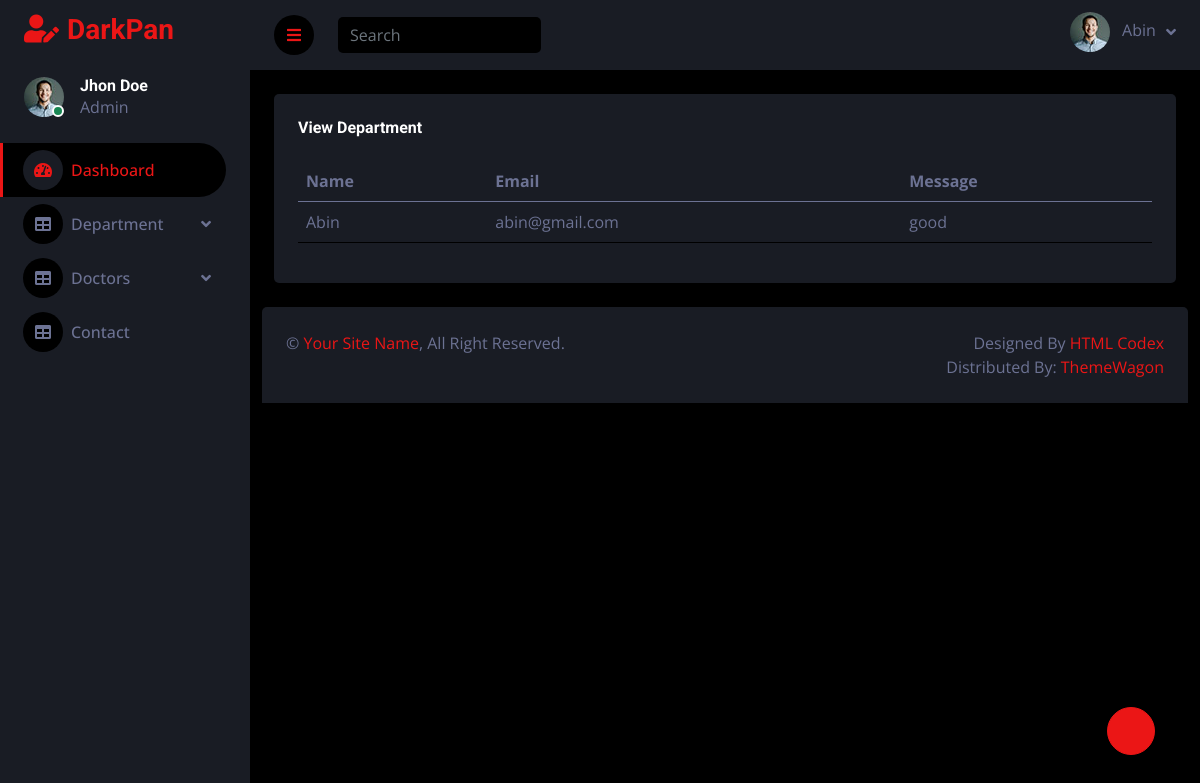
Screenshot of /hospital/contact_data/ (signed in) with the database file from the repository.
### webapp/models.py (models this page shows)
class ContactDb(models.Model):
    Name = models.CharField(max_length=100,unique=True)
    Email = models.EmailField(null=True,blank=True)
    Message = models.TextField(null=True,blank=True)

### hospitalapp/views.py (the view)
# urls.py: path('contact_data/',views.contact_data,name='contact_data'),
def contact_data(request):
    data = ContactDb.objects.all()
    return render(request,'Contact_Data.html',{'data':data})

### hospitalapp/templates/Contact_Data.html (shortened to what this page needs)
<!DOCTYPE html>
{% extends 'dashboard.html' %}
{% block content %}
<html lang="en">
<head>
</head>
<body>
  <div class="container-fluid pt-4 px-4">
                <div class="row g-4">
                    <div class="col-sm-12 col-xl-12">
                        <div class="bg-secondary rounded h-100 p-4">
                            <h6 class="mb-4">View Department</h6>
                            <table class="table table-hover">
                                <thead>
                                    <tr>
                                        <th scope="col">Name</th>
                                        <th scope="col">Email</th>
                                        <th scope="col">Message</th>
                                    </tr>
                                </thead>
                              <tbody>
                                  {% for i in data %}
                                    <tr>
                                        <td>{{ i.Name }}</td>
                                        <td>{{ i.Email }}</td>
                                        <td>{{ i.Message }}</td>
                                    </tr>
                                  {% endfor %}
                              </tbody>
                            </table>
                        </div>
                    </div>
                </div>
            </div>
</body>
</html>
{% endblock %}

### hospitalapp/templates/dashboard.html (shortened to what this page needs)
<!DOCTYPE html>
{% load static %}
<html lang="en">
<head>
    <link href="https://cdnjs.cloudflare.com/ajax/libs/font-awesome/5.10.0/css/all.min.css" rel="stylesheet">
    <link href="https://cdn.jsdelivr.net/npm/bootstrap-icons@1.4.1/font/bootstrap-icons.css'" rel="stylesheet">
    <link href="{% static 'assets/lib/owlcarousel/assets/owl.carousel.min.css' %}" rel="stylesheet">
    <link href="{% static 'assets/lib/tempusdominus/css/tempusdominus-bootstrap-4.min.css' %}" rel="stylesheet" />
    <link href="{% static 'assets/css/bootstrap.min.css' %}" rel="stylesheet">
    <link href="{% static 'assets/css/style.css' %}" rel="stylesheet">
</head>
<body>
    <div class="container-fluid position-relative d-flex p-0">
        <div class="sidebar pe-4 pb-3">
            <nav class="navbar bg-secondary navbar-dark">
                <a href="index.html" class="navbar-brand mx-4 mb-3">
                    <h3 class="text-primary"><i class="fa fa-user-edit me-2"></i>DarkPan</h3>
                </a>
                <div class="d-flex align-items-center ms-4 mb-4">
                    <div class="position-relative">
                        <img class="rounded-circle" src="img/user.jpg" alt="" style="width: 40px; height: 40px;">
                        <div class="bg-success rounded-circle border border-2 border-white position-absolute end-0 bottom-0 p-1"></div>
                    </div>
                    <div class="ms-3">
                        <h6 class="mb-0">Jhon Doe</h6>
                        <span>Admin</span>
                    </div>
                </div>
                <div class="navbar-nav w-100">
                    <a href="index.html" class="nav-item nav-link active"><i class="fa fa-tachometer-alt me-2"></i>Dashboard</a>
                    <div class="nav-item dropdown">
                        <a href="#" class="nav-link dropdown-toggle" data-bs-toggle="dropdown"><i class="fa fa-table me-2"></i>Department</a>
                    </div>
                    <div class="nav-item dropdown">
                        <a href="#" class="nav-link dropdown-toggle" data-bs-toggle="dropdown"><i class="fa fa-table me-2"></i>Doctors</a>
                    </div>
                    <a href="{% url 'contact_data' %}" class="nav-item nav-link"><i class="fa fa-table me-2"></i>Contact</a>
                </div>
            </nav>
        </div>
        <div class="content">
            <nav class="navbar navbar-expand bg-secondary navbar-dark sticky-top px-4 py-0">
                <a href="#" class="sidebar-toggler flex-shrink-0">
                    <i class="fa fa-bars"></i>
                </a>
                <form class="d-none d-md-flex ms-4">
                    <input class="form-control bg-dark border-0" type="search" placeholder="Search">
                </form>
                <div class="navbar-nav align-items-center ms-auto">
                    <div class="nav-item dropdown">
                        <a href="#" class="nav-link dropdown-toggle" data-bs-toggle="dropdown">
                            <img class="rounded-circle me-lg-2" src="img/user.jpg" alt="" style="width: 40px; height: 40px;">
                            {% if request.session.username %}
                             <p class="d-none d-lg-inline-flex">{{ request.session.username }}</p>
                            {% endif %}
                        </a>
                    </div>
                </div>
            </nav>
          {% block content %}{% endblock %}
            <div class="container-fluid pt-4 px-12">
                <div class="bg-secondary rounded-top p-4">
                    <div class="row">
                        <div class="col-12 col-sm-6 text-center text-sm-start">
                            &copy; <a href="#">Your Site Name</a>, All Right Reserved.
                        </div>
                        <div class="col-12 col-sm-6 text-center text-sm-end">
                            Designed By <a href="https://htmlcodex.com">HTML Codex</a>
                            <br>Distributed By: <a href="https://themewagon.com" target="_blank">ThemeWagon</a>
                        </div>
                    </div>
                </div>
            </div>
        </div>
        <a href="#" class="btn btn-lg btn-primary btn-lg-square back-to-top"></a>
    </div>
</body>
</html>

### hospitalapp/static/assets/css/style.css (style rules this page uses)
:root { --primary: #EB1616; --secondary: #191C24; --light: #6C7293; --dark: #000000; }
.back-to-top { position: fixed; display: none; right: 45px; bottom: 45px; z-index: 99; }
.btn { transition: .5s; }
.btn-lg-square { width: 48px; height: 48px; }
.btn-square, .btn-sm-square, .btn-lg-square { padding: 0; display: inline-flex; align-items: center; justify-content: center; font-weight: normal; border-radius: 50px; }
.sidebar { position: fixed; top: 0; left: 0; bottom: 0; width: 250px; height: 100vh; overflow-y: auto; background: var(--secondary); transition: 0.5s; z-index: 999; }
.content { margin-left: 250px; min-height: 100vh; background: var(--dark); transition: 0.5s; }
@media (min-width: 992px) { .sidebar { margin-left: 0; } }
@media (min-width: 992px) { .content { width: calc(100% - 250px); } }
.sidebar .navbar .navbar-nav .nav-link { padding: 7px 20px; color: var(--light); font-weight: 500; border-left: 3px solid var(--secondary); border-radius: 0 30px 30px 0; outline: none; }
.sidebar .navbar .navbar-nav .nav-link:hover, .sidebar .navbar .navbar-nav .nav-link.active { color: var(--primary); background: var(--dark); border-color: var(--primary); }
.sidebar .navbar .navbar-nav .nav-link i { width: 40px; height: 40px; display: inline-flex; align-items: center; justify-content: center; background: var(--dark); border-radius: 40px; }
.sidebar .navbar .navbar-nav .nav-link:hover i, .sidebar .navbar .navbar-nav .nav-link.active i { background: var(--secondary); }
.sidebar .navbar .dropdown-toggle::after { position: absolute; top: 15px; right: 15px; border: none; content: "\f107"; font-family: "Font Awesome 5 Free"; font-weight: 900; transition: .5s; }
.content .navbar .navbar-nav .nav-link { margin-left: 25px; padding: 12px 0; color: var(--light); outline: none; }
.content .navbar .sidebar-toggler, .content .navbar .navbar-nav .nav-link i { width: 40px; height: 40px; display: inline-flex; align-items: center; justify-content: center; background: var(--dark); border-radius: 40px; }
.content .navbar .dropdown-toggle::after { margin-left: 6px; vertical-align: middle; border: none; content: "\f107"; font-family: "Font Awesome 5 Free"; font-weight: 900; transition: .5s; }

### rows the page displays
ContactDb: session.username "Abin", Name "Abin", Email "abin@gmail.com", Message "good"
